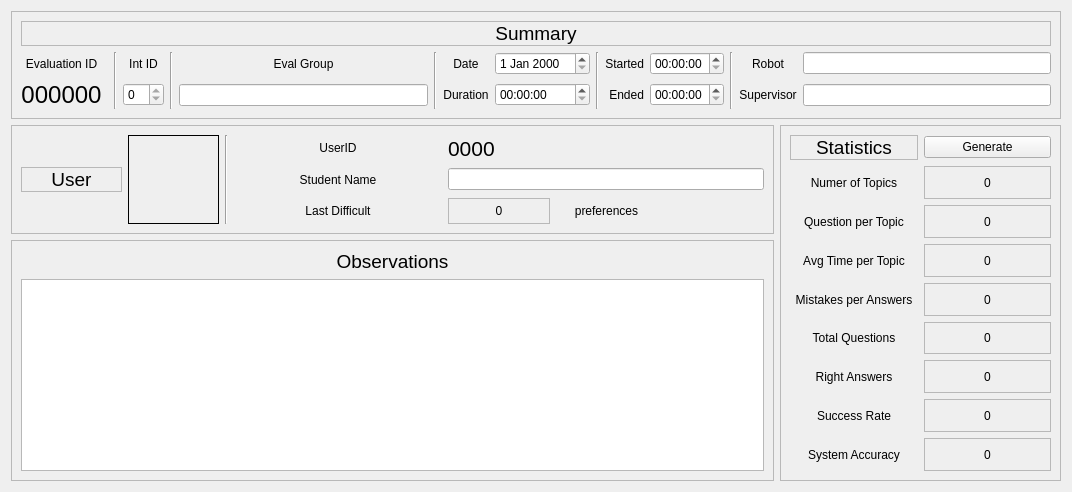
          <widget class="QWidget" name="tab_16">
           <attribute name="title">
            <string>Overview</string>
           </attribute>
           <layout class="QGridLayout" name="gridLayout_58">
            <item row="0" column="0" colspan="3">
             <widget class="QFrame" name="frame_28">
              <property name="frameShape">
               <enum>QFrame::StyledPanel</enum>
              </property>
              <property name="frameShadow">
               <enum>QFrame::Raised</enum>
              </property>
              <layout class="QGridLayout" name="gridLayout_24">
               <item row="1" column="6" rowspan="2">
                <widget class="Line" name="line_9">
                 <property name="orientation">
                  <enum>Qt::Vertical</enum>
                 </property>
                </widget>
               </item>
               <item row="2" column="0">
                <widget class="QLabel" name="eval_id_label">
                 <property name="font">
                  <font>
                   <pointsize>18</pointsize>
                  </font>
                 </property>
                 <property name="text">
                  <string>000000</string>
                 </property>
                 <property name="alignment">
                  <set>Qt::AlignCenter</set>
                 </property>
                </widget>
               </item>
               <item row="1" column="0">
                <widget class="QLabel" name="label_135">
                 <property name="text">
                  <string>Evaluation ID</string>
                 </property>
                 <property name="alignment">
                  <set>Qt::AlignCenter</set>
                 </property>
                </widget>
               </item>
               <item row="2" column="8">
                <widget class="QTimeEdit" name="eval_duration"/>
               </item>
               <item row="1" column="2" rowspan="2">
                <widget class="Line" name="line_4">
                 <property name="orientation">
                  <enum>Qt::Vertical</enum>
                 </property>
                </widget>
               </item>
               <item row="1" column="11">
                <widget class="QTimeEdit" name="eval_start"/>
               </item>
               <item row="2" column="11">
                <widget class="QTimeEdit" name="eval_end"/>
               </item>
               <item row="1" column="9" rowspan="2">
                <widget class="Line" name="line_10">
                 <property name="orientation">
                  <enum>Qt::Vertical</enum>
                 </property>
                </widget>
               </item>
               <item row="1" column="10">
                <widget class="QLabel" name="label_137">
                 <property name="text">
                  <string>Started</string>
                 </property>
                 <property name="alignment">
                  <set>Qt::AlignRight|Qt::AlignTrailing|Qt::AlignVCenter</set>
                 </property>
                </widget>
               </item>
               <item row="2" column="10">
                <widget class="QLabel" name="label_138">
                 <property name="text">
                  <string>Ended</string>
                 </property>
                 <property name="alignment">
                  <set>Qt::AlignRight|Qt::AlignTrailing|Qt::AlignVCenter</set>
                 </property>
                </widget>
               </item>
               <item row="1" column="12" rowspan="2">
                <widget class="Line" name="line_6">
                 <property name="orientation">
                  <enum>Qt::Vertical</enum>
                 </property>
                </widget>
               </item>
               <item row="2" column="14">
                <widget class="QLineEdit" name="eval_supervisor"/>
               </item>
               <item row="0" column="0" colspan="15">
                <widget class="QLabel" name="label_164">
                 <property name="font">
                  <font>
                   <pointsize>14</pointsize>
                  </font>
                 </property>
                 <property name="frameShape">
                  <enum>QFrame::StyledPanel</enum>
                 </property>
                 <property name="text">
                  <string>Summary</string>
                 </property>
                 <property name="alignment">
                  <set>Qt::AlignCenter</set>
                 </property>
                </widget>
               </item>
               <item row="1" column="4" rowspan="2">
                <widget class="Line" name="line_35">
                 <property name="orientation">
                  <enum>Qt::Vertical</enum>
                 </property>
                </widget>
               </item>
               <item row="1" column="3">
                <widget class="QLabel" name="label_100">
                 <property name="text">
                  <string>Int ID</string>
                 </property>
                 <property name="alignment">
                  <set>Qt::AlignCenter</set>
                 </property>
                </widget>
               </item>
               <item row="1" column="5">
                <widget class="QLabel" name="label_145">
                 <property name="text">
                  <string>Eval Group</string>
                 </property>
                 <property name="alignment">
                  <set>Qt::AlignCenter</set>
                 </property>
                </widget>
               </item>
               <item row="1" column="7">
                <widget class="QLabel" name="label_53">
                 <property name="text">
                  <string>Date</string>
                 </property>
                 <property name="alignment">
                  <set>Qt::AlignCenter</set>
                 </property>
                </widget>
               </item>
               <item row="2" column="7">
                <widget class="QLabel" name="label_143">
                 <property name="text">
                  <string>Duration</string>
                 </property>
                 <property name="alignment">
                  <set>Qt::AlignCenter</set>
                 </property>
                </widget>
               </item>
               <item row="1" column="8">
                <widget class="QDateEdit" name="eval_date"/>
               </item>
               <item row="2" column="3">
                <widget class="QSpinBox" name="eval_int_id_spinBox">
                 <property name="readOnly">
                  <bool>true</bool>
                 </property>
                </widget>
               </item>
               <item row="2" column="5">
                <widget class="QLineEdit" name="eval_group_lineEdit">
                 <property name="readOnly">
                  <bool>true</bool>
                 </property>
                </widget>
               </item>
               <item row="1" column="13">
                <widget class="QLabel" name="label_28">
                 <property name="text">
                  <string>Robot</string>
                 </property>
                 <property name="alignment">
                  <set>Qt::AlignCenter</set>
                 </property>
                </widget>
               </item>
               <item row="2" column="13">
                <widget class="QLabel" name="label_148">
                 <property name="text">
                  <string>Supervisor</string>
                 </property>
                 <property name="alignment">
                  <set>Qt::AlignCenter</set>
                 </property>
                </widget>
               </item>
               <item row="1" column="14">
                <widget class="QLineEdit" name="lineEdit"/>
               </item>
              </layout>
             </widget>
            </item>
            <item row="1" column="0">
             <widget class="QFrame" name="frame_73">
              <property name="minimumSize">
               <size>
                <width>491</width>
                <height>109</height>
               </size>
              </property>
              <property name="frameShape">
               <enum>QFrame::StyledPanel</enum>
              </property>
              <property name="frameShadow">
               <enum>QFrame::Raised</enum>
              </property>
              <layout class="QGridLayout" name="gridLayout_57">
               <item row="1" column="3" rowspan="3">
                <widget class="Line" name="line_12">
                 <property name="orientation">
                  <enum>Qt::Vertical</enum>
                 </property>
                </widget>
               </item>
               <item row="1" column="1" rowspan="3">
                <widget class="QLabel" name="eval_user_pic">
                 <property name="minimumSize">
                  <size>
                   <width>0</width>
                   <height>0</height>
                  </size>
                 </property>
                 <property name="maximumSize">
                  <size>
                   <width>91</width>
                   <height>91</height>
                  </size>
                 </property>
                 <property name="frameShape">
                  <enum>QFrame::Box</enum>
                 </property>
                 <property name="text">
                  <string/>
                 </property>
                 <property name="pixmap">
                  <pixmap resource="imgs.qrc">:/imgs/user2.png</pixmap>
                 </property>
                 <property name="scaledContents">
                  <bool>true</bool>
                 </property>
                 <property name="alignment">
                  <set>Qt::AlignCenter</set>
                 </property>
                 <property name="wordWrap">
                  <bool>true</bool>
                 </property>
                 <property name="indent">
                  <number>-1</number>
                 </property>
                </widget>
               </item>
               <item row="3" column="7">
                <widget class="QLabel" name="label_157">
                 <property name="text">
                  <string>preferences</string>
                 </property>
                 <property name="alignment">
                  <set>Qt::AlignCenter</set>
                 </property>
                </widget>
               </item>
               <item row="1" column="6" colspan="2">
                <widget class="QLabel" name="eval_user_id_label">
                 <property name="font">
                  <font>
                   <pointsize>16</pointsize>
                  </font>
                 </property>
                 <property name="text">
                  <string>0000</string>
                 </property>
                 <property name="alignment">
                  <set>Qt::AlignLeading|Qt::AlignLeft|Qt::AlignVCenter</set>
                 </property>
                </widget>
               </item>
               <item row="2" column="4" colspan="2">
                <widget class="QLabel" name="label_154">
                 <property name="text">
                  <string>Student Name</string>
                 </property>
                 <property name="alignment">
                  <set>Qt::AlignCenter</set>
                 </property>
                </widget>
               </item>
               <item row="3" column="6">
                <widget class="QLabel" name="eval_last_dif">
                 <property name="frameShape">
                  <enum>QFrame::StyledPanel</enum>
                 </property>
                 <property name="text">
                  <string>0</string>
                 </property>
                 <property name="alignment">
                  <set>Qt::AlignCenter</set>
                 </property>
                </widget>
               </item>
               <item row="1" column="4" colspan="2">
                <widget class="QLabel" name="label_155">
                 <property name="text">
                  <string>UserID</string>
                 </property>
                 <property name="alignment">
                  <set>Qt::AlignCenter</set>
                 </property>
                </widget>
               </item>
               <item row="3" column="4" colspan="2">
                <widget class="QLabel" name="label_152">
                 <property name="text">
                  <string>Last Difficult</string>
                 </property>
                 <property name="alignment">
                  <set>Qt::AlignCenter</set>
                 </property>
                </widget>
               </item>
               <item row="2" column="6" colspan="3">
                <widget class="QLineEdit" name="eval_user_name"/>
               </item>
               <item row="2" column="0">
                <widget class="QLabel" name="label_142">
                 <property name="font">
                  <font>
                   <pointsize>14</pointsize>
                  </font>
                 </property>
                 <property name="frameShape">
                  <enum>QFrame::StyledPanel</enum>
                 </property>
                 <property name="text">
                  <string>User</string>
                 </property>
                 <property name="alignment">
                  <set>Qt::AlignCenter</set>
                 </property>
                </widget>
               </item>
              </layout>
             </widget>
            </item>
            <item row="2" column="0" rowspan="2">
             <widget class="QFrame" name="frame_74">
              <property name="frameShape">
               <enum>QFrame::StyledPanel</enum>
              </property>
              <property name="frameShadow">
               <enum>QFrame::Raised</enum>
              </property>
              <layout class="QVBoxLayout" name="verticalLayout_14">
               <item>
                <widget class="QLabel" name="label_11">
                 <property name="font">
                  <font>
                   <pointsize>14</pointsize>
                  </font>
                 </property>
                 <property name="text">
                  <string>Observations</string>
                 </property>
                 <property name="alignment">
                  <set>Qt::AlignCenter</set>
                 </property>
                </widget>
               </item>
               <item>
                <widget class="QTextEdit" name="eval_observation"/>
               </item>
              </layout>
             </widget>
            </item>
            <item row="1" column="1" rowspan="3" colspan="2">
             <widget class="QFrame" name="frame_47">
              <property name="minimumSize">
               <size>
                <width>281</width>
                <height>0</height>
               </size>
              </property>
              <property name="frameShape">
               <enum>QFrame::StyledPanel</enum>
              </property>
              <property name="frameShadow">
               <enum>QFrame::Raised</enum>
              </property>
              <layout class="QGridLayout" name="gridLayout_56">
               <item row="5" column="0">
                <widget class="QLabel" name="label_150">
                 <property name="text">
                  <string>Total Questions</string>
                 </property>
                 <property name="alignment">
                  <set>Qt::AlignCenter</set>
                 </property>
                </widget>
               </item>
               <item row="7" column="0">
                <widget class="QLabel" name="label_159">
                 <property name="text">
                  <string>Success Rate</string>
                 </property>
                 <property name="alignment">
                  <set>Qt::AlignCenter</set>
                 </property>
                </widget>
               </item>
               <item row="1" column="0">
                <widget class="QLabel" name="label_141">
                 <property name="text">
                  <string>Numer of Topics</string>
                 </property>
                 <property name="alignment">
                  <set>Qt::AlignCenter</set>
                 </property>
                </widget>
               </item>
               <item row="1" column="1">
                <widget class="QLabel" name="eval_ntopics_lbl">
                 <property name="frameShape">
                  <enum>QFrame::StyledPanel</enum>
                 </property>
                 <property name="text">
                  <string>0</string>
                 </property>
                 <property name="alignment">
                  <set>Qt::AlignCenter</set>
                 </property>
                </widget>
               </item>
               <item row="2" column="0">
                <widget class="QLabel" name="label_140">
                 <property name="text">
                  <string>Question per Topic</string>
                 </property>
                 <property name="alignment">
                  <set>Qt::AlignCenter</set>
                 </property>
                </widget>
               </item>
               <item row="2" column="1">
                <widget class="QLabel" name="eval_qt_per_tp_lbl">
                 <property name="frameShape">
                  <enum>QFrame::StyledPanel</enum>
                 </property>
                 <property name="text">
                  <string>0</string>
                 </property>
                 <property name="alignment">
                  <set>Qt::AlignCenter</set>
                 </property>
                </widget>
               </item>
               <item row="3" column="0">
                <widget class="QLabel" name="label_139">
                 <property name="layoutDirection">
                  <enum>Qt::LeftToRight</enum>
                 </property>
                 <property name="text">
                  <string>Avg Time per Topic</string>
                 </property>
                 <property name="alignment">
                  <set>Qt::AlignCenter</set>
                 </property>
                </widget>
               </item>
               <item row="3" column="1">
                <widget class="QLabel" name="eval_time_per_tp_lbl">
                 <property name="frameShape">
                  <enum>QFrame::StyledPanel</enum>
                 </property>
                 <property name="text">
                  <string>0</string>
                 </property>
                 <property name="alignment">
                  <set>Qt::AlignCenter</set>
                 </property>
                </widget>
               </item>
               <item row="4" column="0">
                <widget class="QLabel" name="label_149">
                 <property name="text">
                  <string>Mistakes per Answers</string>
                 </property>
                 <property name="alignment">
                  <set>Qt::AlignCenter</set>
                 </property>
                </widget>
               </item>
               <item row="4" column="1">
                <widget class="QLabel" name="eval_mistakes_lbl">
                 <property name="frameShape">
                  <enum>QFrame::StyledPanel</enum>
                 </property>
                 <property name="text">
                  <string>0</string>
                 </property>
                 <property name="alignment">
                  <set>Qt::AlignCenter</set>
                 </property>
                </widget>
               </item>
               <item row="8" column="0">
                <widget class="QLabel" name="label_160">
                 <property name="text">
                  <string>System Accuracy</string>
                 </property>
                 <property name="alignment">
                  <set>Qt::AlignCenter</set>
                 </property>
                </widget>
               </item>
               <item row="6" column="1">
                <widget class="QLabel" name="eval_right_ans_lbl">
                 <property name="frameShape">
                  <enum>QFrame::StyledPanel</enum>
                 </property>
                 <property name="text">
                  <string>0</string>
                 </property>
                 <property name="alignment">
                  <set>Qt::AlignCenter</set>
                 </property>
                </widget>
               </item>
               <item row="7" column="1">
                <widget class="QLabel" name="eval_suc_rate_lbl">
                 <property name="frameShape">
                  <enum>QFrame::StyledPanel</enum>
                 </property>
                 <property name="text">
                  <string>0</string>
                 </property>
                 <property name="alignment">
                  <set>Qt::AlignCenter</set>
                 </property>
                </widget>
               </item>
               <item row="5" column="1">
                <widget class="QLabel" name="eval_total_qt_lbl">
                 <property name="frameShape">
                  <enum>QFrame::StyledPanel</enum>
                 </property>
                 <property name="text">
                  <string>0</string>
                 </property>
                 <property name="alignment">
                  <set>Qt::AlignCenter</set>
                 </property>
                </widget>
               </item>
               <item row="6" column="0">
                <widget class="QLabel" name="label_153">
                 <property name="text">
                  <string>Right Answers</string>
                 </property>
                 <property name="alignment">
                  <set>Qt::AlignCenter</set>
                 </property>
                </widget>
               </item>
               <item row="8" column="1">
                <widget class="QLabel" name="eval_sys_accuracy_lbl">
                 <property name="frameShape">
                  <enum>QFrame::StyledPanel</enum>
                 </property>
                 <property name="text">
                  <string>0</string>
                 </property>
                 <property name="alignment">
                  <set>Qt::AlignCenter</set>
                 </property>
                </widget>
               </item>
               <item row="0" column="0">
                <widget class="QLabel" name="label_144">
                 <property name="font">
                  <font>
                   <pointsize>14</pointsize>
                  </font>
                 </property>
                 <property name="frameShape">
                  <enum>QFrame::StyledPanel</enum>
                 </property>
                 <property name="text">
                  <string>Statistics</string>
                 </property>
                 <property name="alignment">
                  <set>Qt::AlignCenter</set>
                 </property>
                </widget>
               </item>
               <item row="0" column="1">
                <widget class="QPushButton" name="eval_gen_stats_button">
                 <property name="text">
                  <string>Generate</string>
                 </property>
                </widget>
               </item>
              </layout>
             </widget>
            </item>
           </layout>
          </widget>
